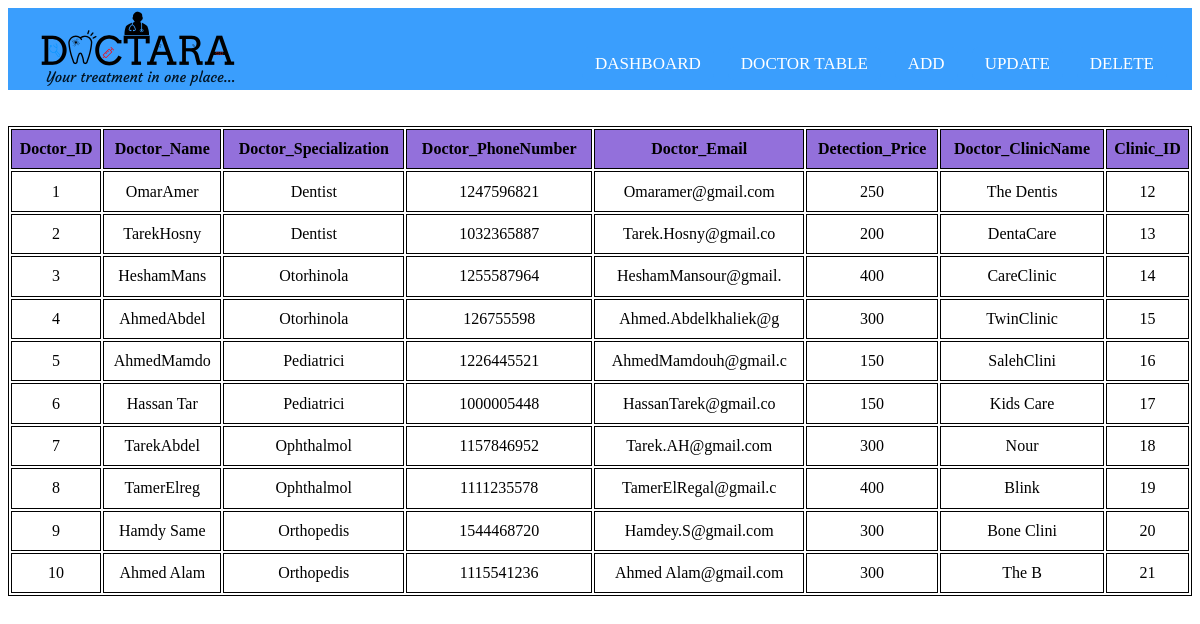
Page /Admin/Doctor_Retrieve.php on the committed database.
### tables this page shows
CREATE TABLE `doctor` (
  `Doctor_ID` int(11) NOT NULL,
  `Doctor_Name` varchar(10) NOT NULL,
  `Doctor_Specialization` varchar(10) NOT NULL,
  `Doctor_PhoneNumber` int(11) NOT NULL,
  `Doctor_Email` varchar(20) NOT NULL,
  `Detection_Price` int(11) NOT NULL,
  `Doctor_ClinicName` varchar(10) NOT NULL,
  `Clinic_ID` int(11) NOT NULL
);

### Admin/Doctor_Retrieve.php (the view, shortened to what this page needs)
<?php
try {
    $conn = new PDO("mysql:host=localhost;dbname=dactara", "root", "");
    $doctorList= $conn->query("SELECT * FROM doctor ");
    $doctorData = $doctorList->fetchAll(PDO::FETCH_ASSOC);
} catch (PDOException $e) {
    echo $e->getMessage();
    exit();
} ?>
<head>
    <?php
include_once("Doctor_nav.php");
?>
</head>
<body>
    <br>
    <br>
<table>
  <tr>
    <th>Doctor_ID</th>
    <th>Doctor_Name</th>
    <th>Doctor_Specialization</th>
    <th>Doctor_PhoneNumber</th>
    <th>Doctor_Email</th>
    <th>Detection_Price</th>
    <th>Doctor_ClinicName</th>
    <th>Clinic_ID</th>
  </tr>
  <?php foreach ($doctorData as $doctor) { ?>
             <tr>
                <td><?php echo $doctor['Doctor_ID'] ?></td>
                <td><?php echo $doctor['Doctor_Name'] ?></td>
                 <td><?php echo $doctor['Doctor_Specialization'] ?></td>
                 <td><?php echo $doctor['Doctor_PhoneNumber'] ?></td>
                 <td><?php echo $doctor['Doctor_Email'] ?></td>
                 <td><?php echo $doctor['Detection_Price'] ?></td>
                 <td><?php echo $doctor['Doctor_ClinicName'] ?></td>
                 <td><?php echo $doctor['Clinic_ID'] ?></td>
            <?php } ?>
            </tr>
            </table>
</body>
</html>

### Admin/Doctor_nav.php (shortened to what this page needs)
<html>
<head>
<link rel="stylesheet" type="text/css" href="Dactarastyle.css">
<link rel="stylesheet" href="https://cdnjs.cloudflare.com/ajax/libs/font-awesome/4.7.0/css/font-awesome.min.css">
<nav>
        <img class="logo" src="Images/LogoMakr-85XoZT.png">
        <ul>
            <li><a class="active" href="Admin_Dashboard.html">DASHBOARD</a></li>
            <li><a class="active" href="Doctor_Retrieve.php">DOCTOR TABLE</a></li>
            <li><a class="active" href="Doctor_Add.php">ADD</a></li>
            <li><a class="active" href="Doctor_Update.php">UPDATE</a></li>
            <li><a class="active" href="Doctor_Delete.php">DELETE</a></li>
        </ul>
    </nav>
    </head>
    </html>

### Admin/Dactarastyle.css (style rules this page uses)
nav { background: #3a9efd; height: 82px; width: 100%; }
.logo { padding: 0 30px; }
nav ul { float: right; margin-right: 20px; }
nav ul li { display: inline-block; line-height: 80px; margin: 0 5px; }
nav ul li a { color: white; font-size: 17px; padding: 7px 13px; border-radius: 6px; text-transform: uppercase; font-weight: 500; text-decoration: none; }
a.active, a.hover { background: #3a9efd; transition: .5s }

### Admin/Doctor_Retrieve.php (style rules this page uses)
body { background-image: url(https://cdn.wallpapersafari.com/8/37/AcPoTn.jpg); }
table { text-align: center; margin:auto; background-color:#fff; border: 1px solid; width: 100%; height:60%; }
th { margin-right:3%; }
th,td,tr { border: 1px solid; }
tr { background-color: mediumpurple; }
td { background-color:#fff; }

### rows in the picture
doctor: Doctor_ID "1", Doctor_Name "OmarAmer", Doctor_Specialization "Dentist", Doctor_PhoneNumber "1247596821", Doctor_Email "Omaramer@gmail.com", Detection_Price "250", Doctor_ClinicName "The Dentis", Clinic_ID "12"
doctor: Doctor_ID "2", Doctor_Name "TarekHosny", Doctor_Specialization "Dentist", Doctor_PhoneNumber "1032365887", Doctor_Email "Tarek.Hosny@gmail.co", Detection_Price "200", Doctor_ClinicName "DentaCare", Clinic_ID "13"
doctor: Doctor_ID "3", Doctor_Name "HeshamMans", Doctor_Specialization "Otorhinola", Doctor_PhoneNumber "1255587964", Doctor_Email "HeshamMansour@gmail.", Detection_Price "400", Doctor_ClinicName "CareClinic", Clinic_ID "14"
doctor: Doctor_ID "4", Doctor_Name "AhmedAbdel", Doctor_Specialization "Otorhinola", Doctor_PhoneNumber "126755598", Doctor_Email "Ahmed.Abdelkhaliek@g", Detection_Price "300", Doctor_ClinicName "TwinClinic", Clinic_ID "15"
doctor: Doctor_ID "5", Doctor_Name "AhmedMamdo", Doctor_Specialization "Pediatrici", Doctor_PhoneNumber "1226445521", Doctor_Email "AhmedMamdouh@gmail.c", Detection_Price "150", Doctor_ClinicName "SalehClini", Clinic_ID "16"
doctor: Doctor_ID "6", Doctor_Name "Hassan Tar", Doctor_Specialization "Pediatrici", Doctor_PhoneNumber "1000005448", Doctor_Email "HassanTarek@gmail.co", Detection_Price "150", Doctor_ClinicName "Kids Care", Clinic_ID "17"
doctor: Doctor_ID "7", Doctor_Name "TarekAbdel", Doctor_Specialization "Ophthalmol", Doctor_PhoneNumber "1157846952", Doctor_Email "Tarek.AH@gmail.com", Detection_Price "300", Doctor_ClinicName "Nour", Clinic_ID "18"
doctor: Doctor_ID "8", Doctor_Name "TamerElreg", Doctor_Specialization "Ophthalmol", Doctor_PhoneNumber "1111235578", Doctor_Email "TamerElRegal@gmail.c", Detection_Price "400", Doctor_ClinicName "Blink", Clinic_ID "19"
doctor: Doctor_ID "9", Doctor_Name "Hamdy Same", Doctor_Specialization "Orthopedis", Doctor_PhoneNumber "1544468720", Doctor_Email "Hamdey.S@gmail.com", Detection_Price "300", Doctor_ClinicName "Bone Clini", Clinic_ID "20"
doctor: Doctor_ID "10", Doctor_Name "Ahmed Alam", Doctor_Specialization "Orthopedis", Doctor_PhoneNumber "1115541236", Doctor_Email "Ahmed Alam@gmail.com", Detection_Price "300", Doctor_ClinicName "The B", Clinic_ID "21"
